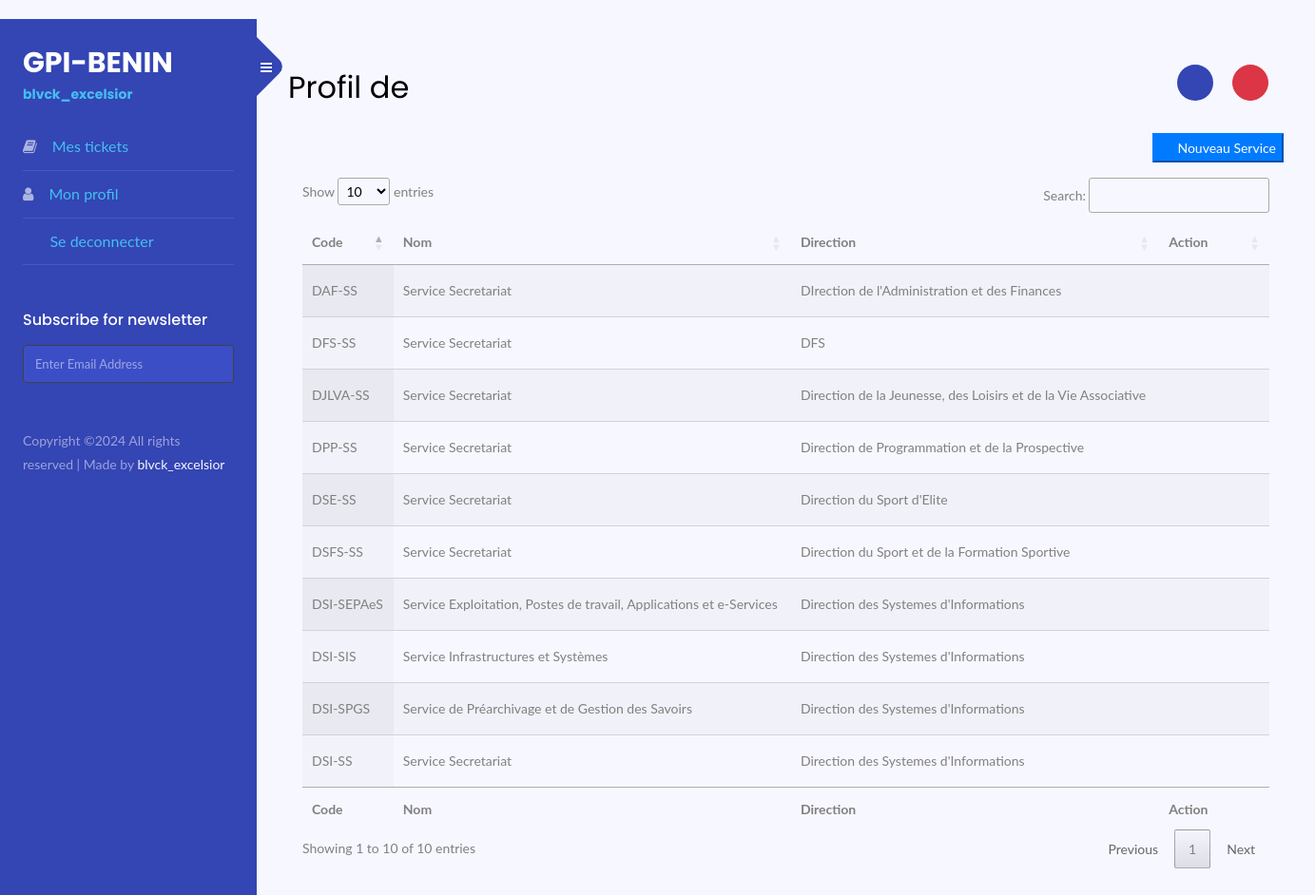
Page /services/ on the committed database.
### users/models.py (models this page shows, shortened)
class Service(models.Model):
    code  = models.CharField(_("Code du Service"), max_length=50, unique=True)
    nom = models.CharField(_("Nom du Service"), max_length=80)
    direction_service = models.ForeignKey(Direction, verbose_name=_("Direction du service"), on_delete=models.CASCADE)
    created_at = models.DateTimeField(auto_now_add=True, null=True)
    updated_at = models.DateTimeField(auto_now=True)
    class Meta:
        verbose_name = 'Service'
        verbose_name_plural = 'Services'

class Direction(models.Model):
    code = models.CharField(_("Code de la direction"), max_length=50, unique=True)
    nom = models.CharField(_("Nom de la direction"), max_length=255, unique=True)
    created_at = models.DateTimeField(auto_now_add=True, null=True)
    updated_at = models.DateTimeField(auto_now=True)
    class Meta:
        verbose_name = 'Direction'
        verbose_name_plural = 'Directions'
    def __str__(self):
        return self.nom

### services/views.py (the view)
# urls.py: path("", views.ServiceListView.as_view(), name="list-service"),
class ServiceListView(View):
    template_name="services/list.html"
    form_class= ServiceForm
    services = Service.objects.all()
    def get(self, request, *args, **kwargs):
        id = Service.objects.all().last().id
        return render(request, self.template_name, {"services":self.services, "form": self.form_class(), "id": id})

### services/forms.py
class ServiceForm(forms.ModelForm):
    class Meta:
        model = Service
        fields = "__all__"
        widgets = {
            "nom" : forms.TextInput(attrs={
                'class' : 'form-control',
            }),
            "code" : forms.TextInput(attrs={
                'class' : 'form-control',
            }),
            "direction_service" : forms.Select(
                attrs={
                    'class' : 'form-control',
                }
            )
        }

### templates/services/list.html (shortened to what this page needs)
{% extends 'profile2.html' %}
{% load static %}
{% block main %}
  <div class="row d-flex mb-3">
    <button type="button" class="btn-primary ml-auto" id="addDirectionModal" data-bs-toggle="modal" data-bs-target="#addModal"><i class="bi bi-plus-circle mr-2"></i>Nouveau Service</button>
  </div>
  <table id="example" class="display nowrap" style="width:100%">
    <thead>
      <tr>
        <th>Code</th>
        <th>Nom</th>
        <th>Direction</th>
        <th>Action</th>
      </tr>
    </thead>
    <tbody>
      {% for service in services %}
        <tr>
          <td>{{ service.code }}</td>
          <td>{{ service.nom }}</td>
          <td>{{ service.direction_service }}</td>
          <td>
            <button class="btn btn-update" data-id="{{ service.id }}" type="button" data-bs-toggle="modal" data-bs-target="#exampleModal" data-bs-whatever="@mdo"><a><i class="bi bi-pencil-fill text-warning" title="Modifier la ticket"></i></a></button>&nbsp;&nbsp;&nbsp;&nbsp;
            <button class="btn">
                <a href="">
                    <i class="bi bi-trash3-fill text-danger" title="Supprimer la ticket"></i>
                </a>
            </button>
          </td>
        </tr>
      {% endfor %}
    </tbody>
    <tfoot>
      <tr>
        <th>Code</th>
        <th>Nom</th>
        <th>Direction</th>
        <th>Action</th>
      </tr>
    </tfoot>
  </table>
{% endblock %}

### static/css/style.css (style rules this page uses)
body { font-family: Lato, sans-serif !important; }
body { background-color: #fbfbfb; }
body { margin-top: 20px; background-color: #f7f7ff; }

### rows in the picture
Service: code "DSI-SS", nom "Service Secretariat", direction_service "Direction des Systemes d'Informations"
Service: code "DSI-SIS", nom "Service Infrastructures et Systèmes", direction_service "Direction des Systemes d'Informations"
Service: code "DSI-SEPAeS", nom "Service Exploitation, Postes de travail, Applications et e-Services", direction_service "Direction des Systemes d'Informations"
Service: code "DSI-SPGS", nom "Service de Préarchivage et de Gestion des Savoirs", direction_service "Direction des Systemes d'Informations"
Service: code "DPP-SS", nom "Service Secretariat", direction_service "Direction de Programmation et de la Prospective"
Service: code "DAF-SS", nom "Service Secretariat", direction_service "DIrection de l'Administration et des Finances"
Service: code "DFS-SS", nom "Service Secretariat", direction_service "DFS"
Service: code "DSE-SS", nom "Service Secretariat", direction_service "Direction du Sport d'Elite"
Service: code "DSFS-SS", nom "Service Secretariat", direction_service "Direction du Sport et de la Formation Sportive"
Service: code "DJLVA-SS", nom "Service Secretariat", direction_service "Direction de la Jeunesse, des Loisirs et de la Vie Associative"
